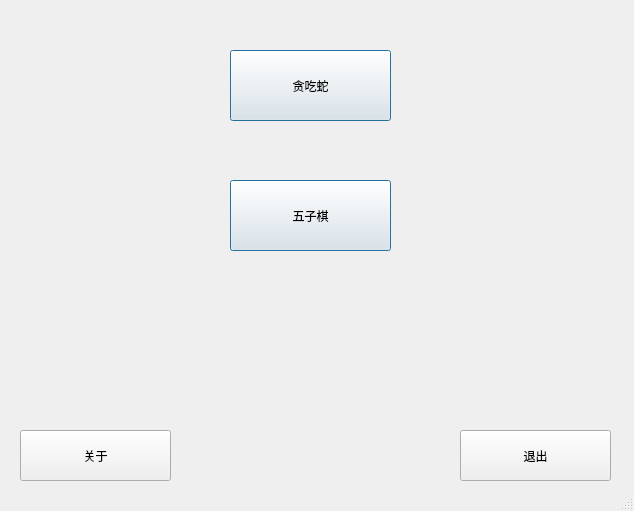
<?xml version="1.0" encoding="UTF-8"?>
<ui version="4.0">
 <class>Start</class>
 <widget class="QMainWindow" name="Start">
  <property name="geometry">
   <rect>
    <x>0</x>
    <y>0</y>
    <width>634</width>
    <height>511</height>
   </rect>
  </property>
  <property name="sizePolicy">
   <sizepolicy hsizetype="Fixed" vsizetype="Fixed">
    <horstretch>0</horstretch>
    <verstretch>0</verstretch>
   </sizepolicy>
  </property>
  <property name="minimumSize">
   <size>
    <width>634</width>
    <height>511</height>
   </size>
  </property>
  <property name="maximumSize">
   <size>
    <width>634</width>
    <height>511</height>
   </size>
  </property>
  <property name="windowTitle">
   <string>Start</string>
  </property>
  <widget class="QWidget" name="StartUI">
   <widget class="QPushButton" name="GluttonousSnake">
    <property name="geometry">
     <rect>
      <x>230</x>
      <y>50</y>
      <width>161</width>
      <height>71</height>
     </rect>
    </property>
    <property name="text">
     <string>贪吃蛇</string>
    </property>
    <property name="default">
     <bool>true</bool>
    </property>
   </widget>
   <widget class="QPushButton" name="Gomoku">
    <property name="geometry">
     <rect>
      <x>230</x>
      <y>180</y>
      <width>161</width>
      <height>71</height>
     </rect>
    </property>
    <property name="text">
     <string>五子棋</string>
    </property>
    <property name="default">
     <bool>true</bool>
    </property>
   </widget>
   <widget class="QPushButton" name="About">
    <property name="geometry">
     <rect>
      <x>20</x>
      <y>430</y>
      <width>151</width>
      <height>51</height>
     </rect>
    </property>
    <property name="text">
     <string>关于</string>
    </property>
   </widget>
   <widget class="QPushButton" name="Exit">
    <property name="geometry">
     <rect>
      <x>460</x>
      <y>430</y>
      <width>151</width>
      <height>51</height>
     </rect>
    </property>
    <property name="text">
     <string>退出</string>
    </property>
   </widget>
  </widget>
  <widget class="QStatusBar" name="statusbar"/>
 </widget>
 <resources/>
 <connections/>
</ui>
